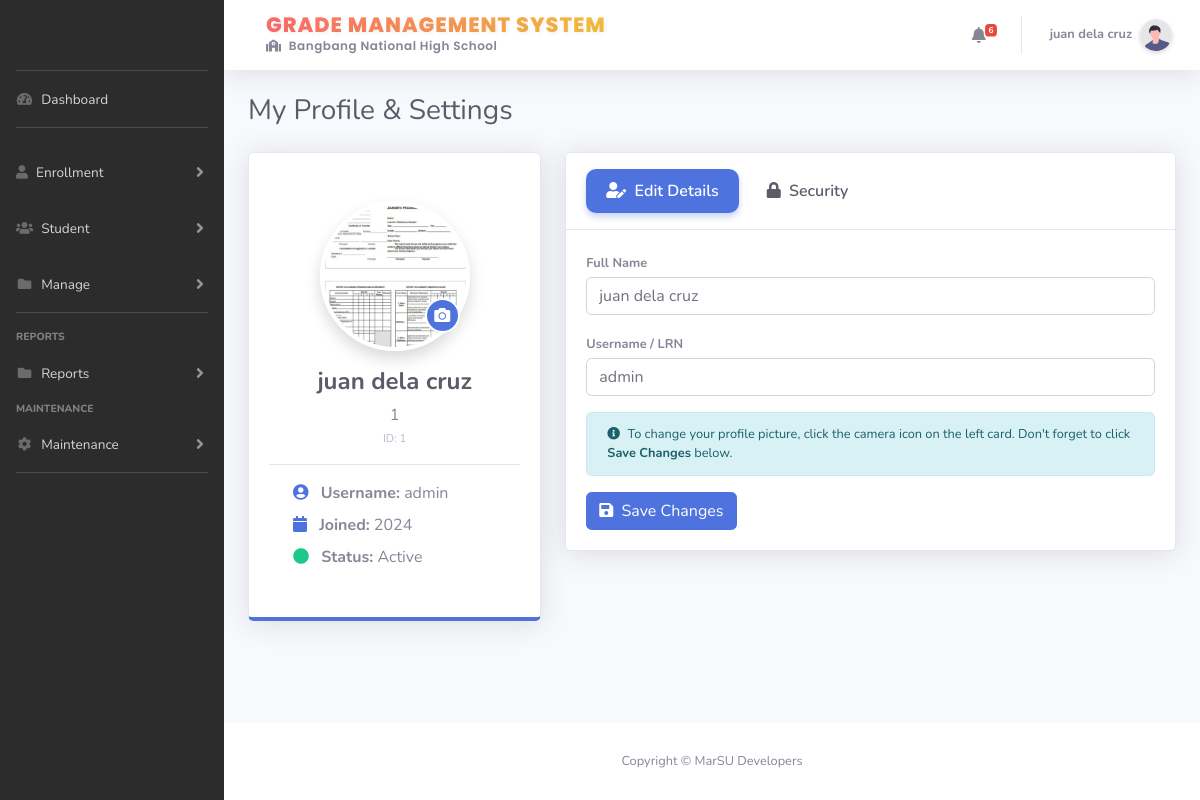
Page /users/admin/profile.php (signed in) on the committed database.
### tables this page shows
CREATE TABLE `user_tbl` (
  `userid` int(11) NOT NULL,
  `fullname` varchar(30) DEFAULT NULL,
  `email` varchar(255) NOT NULL,
  `username` varchar(20) DEFAULT NULL,
  `password` varchar(300) DEFAULT NULL,
  `usertype` int(1) DEFAULT 1,
  `useractive` int(1) DEFAULT 1,
  `dateCreated` timestamp NULL DEFAULT current_timestamp(),
  `dateUpdated` timestamp NULL DEFAULT current_timestamp() ON UPDATE current_timestamp(),
  `contact_number` varchar(20) NOT NULL,
  `position` varchar(255) NOT NULL,
  `code` varchar(200) NOT NULL,
  `profile_pic` varchar(250) DEFAULT NULL
);

### users/admin/profile.php (the view, shortened to what this page needs)
<?php
include '../../config.php';
?>
<!DOCTYPE html>
<html lang="en">
<?php include './../template/header.php'; ?>
<body id="page-top">
    <div id="wrapper">
        <?php include './../template/sidebar.php'; ?>
        <div id="content-wrapper" class="d-flex flex-column">
            <div id="content">
                <?php include './../template/navbar.php'; ?>
                <?php
                $user_type = '';
                $user_id = '';
                if (isset($_SESSION['userid'])) {
                    $user_type = '1';
                    $user_id = $_SESSION['userid'];
                    $table_name = 'user_tbl';
                    $id_column = 'userid';
                    $query = mysqli_query($conn, "SELECT * FROM $table_name WHERE $id_column = '$user_id'");
                    $data = mysqli_fetch_assoc($query);
                    $current_name = $data['fullname'];
                    $current_username = $data['username'];
                    $current_pic = isset($data['profile_pic']) ? $data['profile_pic'] : 'default_admin.png';
                } else {
                    header("Location: ../../login.php");
                    exit();
                }
                ?>
                <div class="container-fluid">
                    <div class="d-sm-flex align-items-center justify-content-between mb-4">
                        <h1 class="h3 mb-0 text-gray-800">My Profile & Settings</h1>
                    </div>
                    <div class="row">
                        <div class="col-xl-4 col-lg-5">
                            <div class="card shadow mb-4 border-bottom-primary">
                                <div class="card-body text-center pt-5 pb-5">
                                    <form method="POST" enctype="multipart/form-data" id="picForm">
                                        <div class="profile-container mb-3">
                                            <?php
                                            $img_src = "../admin/teacher_profile/" . $current_pic;
                                            ?>
                                            <img src="<?= $img_src ?>" class="profile-img" id="profilePreview">
                                            <label for="uploadPic" class="camera-icon" title="Change Profile Picture">
                                                <i class="fas fa-camera"></i>
                                            </label>
                                        </div>
                                    </form>
                                    <h4 class="font-weight-bold text-gray-800"><?= $current_name ?></h4>
                                    <p class="text-muted mb-1"><?= $user_type ?></p>
                                    <p class="text-xs text-gray-500 mb-3">ID: <?= $user_id ?></p>
                                    <hr>
                                    <div class="text-left px-4">
                                        <div class="mb-2"><i class="fas fa-user-circle mr-2 text-primary"></i> <strong>Username:</strong> <?= $current_username ?></div>
                                        <div class="mb-2"><i class="fas fa-calendar mr-2 text-primary"></i> <strong>Joined:</strong> 2024</div>
                                        <div><i class="fas fa-circle mr-2 text-success"></i> <strong>Status:</strong> Active</div>
                                    </div>
                                </div>
                            </div>
                        </div>
                        <div class="col-xl-8 col-lg-7">
                            <div class="card shadow mb-4">
                                <div class="card-header py-3 bg-white">
                                    <ul class="nav nav-pills" id="profileTab" role="tablist">
                                        <li class="nav-item">
                                            <a class="nav-link active" id="edit-tab" data-toggle="pill" href="#edit" role="tab">
                                                <i class="fas fa-user-edit mr-1"></i> Edit Details
                                            </a>
                                        </li>
                                        <li class="nav-item ml-2">
                                            <a class="nav-link" id="password-tab" data-toggle="pill" href="#password" role="tab">
                                                <i class="fas fa-lock mr-1"></i> Security
                                            </a>
                                        </li>
                                    </ul>
                                </div>
                                <div class="card-body">
                                    <div class="tab-content" id="profileTabContent">
                                        <div class="tab-pane fade show active" id="edit" role="tabpanel">
                                            <form method="POST" enctype="multipart/form-data">
                                                <div class="form-group">
                                                    <label class="small mb-1 font-weight-bold">Full Name</label>
                                                    <input class="form-control" type="text" name="fullname" value="<?= $current_name ?>" required>
                                                </div>
                                                <div class="form-group">
                                                    <label class="small mb-1 font-weight-bold">Username / LRN</label>
                                                    <input class="form-control" type="text" name="username" value="<?= $current_username ?>" required>
                                                </div>
                                                <div class="alert alert-info small">
                                                    <i class="fas fa-info-circle mr-1"></i>
                                                    To change your profile picture, click the camera icon on the left card.
                                                    Don't forget to click <strong>Save Changes</strong> below.
                                                </div>
                                                <button class="btn btn-primary" type="submit" name="update_profile">
                                                    <i class="fas fa-save mr-1"></i> Save Changes
                                                </button>
                                            </form>
                                        </div>
                                    </div>
                                </div>
                            </div>
                        </div>
                    </div>
                </div>
            </div>
            <?php include './../template/footer.php'; ?>
        </div>
    </div>
</body>
</html>

### users/template/navbar.php (shortened to what this page needs)
<nav class="navbar navbar-expand navbar-light bg-white topbar mb-4 static-top shadow">
    <div class="d-none d-sm-inline-block form-inline mr-auto ml-md-3 my-2 my-md-0 mw-100">
        <a href="index" class="brand-wrapper" title="Go to Dashboard">
            <div class="d-flex flex-column">
                <h5 class="brand-title">
                    Grade Management System
                </h5>
                <span class="brand-subtitle">
                    <i class="fas fa-school mr-1"></i> Bangbang National High School
                </span>
            </div>
        </a>
    </div>
    <ul class="navbar-nav ml-auto">
        <li class="nav-item dropdown no-arrow mx-1">
            <a class="nav-link dropdown-toggle hover-effect" href="#" id="alertsDropdown" role="button"
                data-toggle="dropdown" aria-haspopup="true" aria-expanded="false">
                <i class="fas fa-bell fa-fw text-gray-600"></i>
                <?php
                if (isset($conn)) {
                    $results = $conn->query("SELECT COUNT(*) AS count FROM enrollment_tbl WHERE enrollment_status = 1");
                    $count = 0;
                    if ($results) {
                        $rows = $results->fetch_assoc();
                        $count = $rows['count'];
                    }
                } else {
                    $count = 0;
                }
                ?>
                <span class="badge badge-danger badge-counter" style="<?php echo ($count > 0) ? '' : 'display: none;'; ?>">
                    <?php echo ($count > 0) ? $count : ''; ?>
                </span>
            </a>
        </li>
        <li class="nav-item dropdown no-arrow">
            <a class="nav-link dropdown-toggle hover-effect" href="#" id="userDropdown" role="button" data-toggle="dropdown"
                aria-haspopup="true" aria-expanded="false">
                <span class="mr-2 d-none d-lg-inline text-gray-600 small font-weight-bold">
                    <?php
                    if (isset($_SESSION['userid'])) {
                        $userid = $_SESSION['userid'];
                        $user_query = "SELECT fullname FROM user_tbl WHERE userid = '$userid'";
                        $result_user = mysqli_query($conn, $user_query);
                        $row_user_session = mysqli_fetch_assoc($result_user);
                        echo $row_user_session['fullname'];
                    } else if (isset($_SESSION['teacher_id'])) {
                        $teacher_id = $_SESSION['teacher_id'];
                        $teacher_query = "SELECT teacher_name FROM teacher_tbl WHERE teacher_id = '$teacher_id'";
                        $result_teacher = mysqli_query($conn, $teacher_query);
                        $row_teacher_session = mysqli_fetch_assoc($result_teacher);
                        echo $row_teacher_session['teacher_name'];
                    } else if (isset($_SESSION['student_id'])) {
                        $my_student_id = $_SESSION['student_id'];
                        $student_query = "SELECT firstname, lastname FROM student_tbl
                        INNER JOIN enrollment_tbl ON enrollment_tbl.enrollmentId = student_tbl.enrollment_id WHERE student_id = '$my_student_id'";
                        $result_student = mysqli_query($conn, $student_query);
                        $row_student_session = mysqli_fetch_assoc($result_student);
                        echo $row_student_session['firstname'] . ' ' . $row_student_session['lastname'];
                    } else {
                        echo "Guest";
                    }
                    ?>
                </span>
                <img class="img-profile rounded-circle shadow-sm" src="../img/undraw_profile.svg">
            </a>
        </li>
    </ul>
</nav>

### users/admin/profile.php (style rules this page uses)
.profile-container { position: relative; width: 150px; height: 150px; margin: 0 auto; }
.profile-img { width: 150px; height: 150px; object-fit: cover; border-radius: 50%; border: 4px solid #fff; box-shadow: 0 0.5rem 1rem rgba(0, 0, 0, 0.15); }
.camera-icon { position: absolute; bottom: 10px; right: 10px; background: #4e73df; color: white; width: 35px; height: 35px; border-radius: 50%; display: flex; align-items: center; justify-content: center; cursor: pointer; transition: all 0.2s; border: 2px solid white; }
.nav-pills .nav-link { color: #5a5c69; font-weight: 600; border-radius: 10px; padding: 10px 20px; }
.nav-pills .nav-link.active { background-color: #4e73df; color: white; box-shadow: 0 4px 6px rgba(78, 115, 223, 0.3); }

### users/template/navbar.php (style rules this page uses)
.brand-wrapper { text-decoration: none !important; display: flex; align-items: center; transition: all 0.3s ease; padding: 5px 10px; border-radius: 10px; }
.brand-title { font-family: 'Poppins', sans-serif; font-weight: 800; font-size: 1.3rem; line-height: 1; margin: 0; text-transform: uppercase; letter-spacing: 1px; background: linear-gradient(to right, #ff6b6b, #f6c23e); -webkit-background-clip: text; -webkit-text-fill-color: transparent; text-shadow: 2px 2px 4px rgba(0, 0, 0, 0.05); }
.brand-subtitle { font-family: 'Poppins', sans-serif; font-weight: 600; font-size: 0.75rem; color: #858796; letter-spacing: 0.5px; display: block; margin-top: 2px; transition: color 0.3s; }
.hover-effect { transition: background-color 0.2s ease; border-radius: 5px; }
.img-profile { transition: transform 0.2s; }

### rows in the picture
user_tbl: fullname "juan dela cruz", profile_pic (picture), username "admin"

### other values in the picture
$count "6"
$user_type "1"
$user_id "1"
